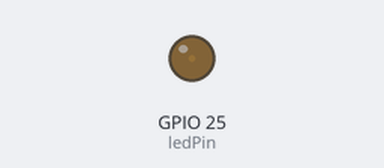
Simulated run of this sketch. Board: ESP32. Shown: output pins drawn as LEDs (lit = HIGH).

Above: at 0.05 s.
At 1.15 s:
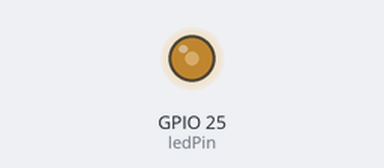
At 2.3 s:
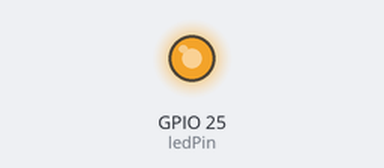
At 4.6 s:
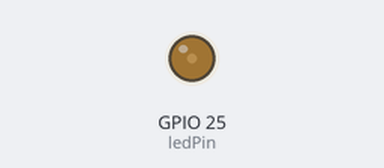
Timing chart, 0 to 6.7 s (numbered marks = the images above):
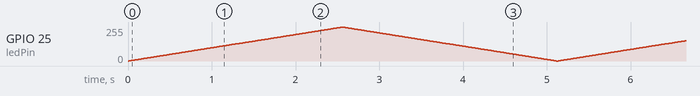

The sketch:

PWM.ino
```cpp
const int ledPin = 25;
const int frequency = 5000;
const int resolution = 8;

void setup() {
  Serial.begin(115200);
  ledcAttach(ledPin, frequency, resolution);
}

void loop() {
  // Incrementar el ciclo de trabajo gradualmente para aumentar la intensidad del LED
  for (int dutyCycle = 0; dutyCycle <= 255; dutyCycle++) {
    ledcWrite(ledPin, dutyCycle);
    delay(10);
  }

  // Disminuir el ciclo de trabajo gradualmente para reducir la intensidad del LED
  for (int dutyCycle = 255; dutyCycle >= 0; dutyCycle--) {
    ledcWrite(ledPin, dutyCycle);
    delay(10);
  }
}
```
